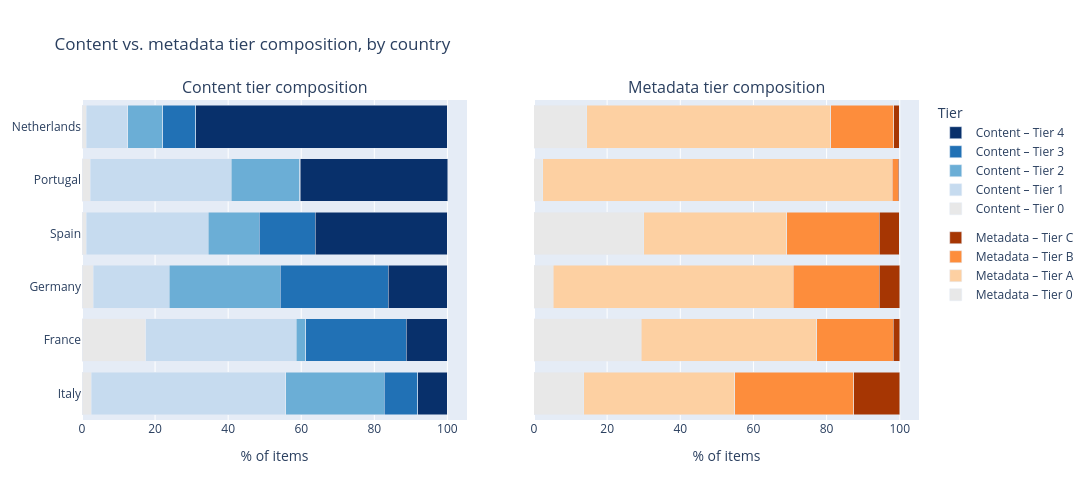

The notebook cell saved with this chart:
### Code cell
from plotly.subplots import make_subplots
import plotly.graph_objects as go

content_colors = {
    "pct_tier_0": "#E8E8E8",
    "pct_tier_1": "#C6DBEF",
    "pct_tier_2": "#6BAED6",
    "pct_tier_3": "#2171B5",
    "pct_tier_4": "#08306B",
}
metadata_colors = {
    "pct_metadataTier_0": "#E8E8E8",
    "pct_metadataTier_A": "#FDD0A2",
    "pct_metadataTier_B": "#FD8D3C",
    "pct_metadataTier_C": "#A63603",
}

# Same country order on both subplots -- sort by a meaningful reference,
# e.g. content tier 4 share, so the row order tells its own story
order = tier_breakdown_df.sort_values("pct_tier_4", ascending=True)["country"]  # ascending so highest ends up at top in a horizontal bar
ct = tier_breakdown_df.set_index("country").loc[order]
mt = metadata_breakdown_df.set_index("country").loc[order]

fig = make_subplots(
    rows=1, cols=2,
    subplot_titles=("Content tier composition", "Metadata tier composition"),
    shared_yaxes=True,
    horizontal_spacing=0.08,
)

for col, color in content_colors.items():
    tier_label = col.replace("pct_tier_", "Content – Tier ")
    fig.add_trace(
        go.Bar(y=ct.index, x=ct[col], orientation="h",
               name=tier_label, marker_color=color, legendgroup="content"),
        row=1, col=1
    )

for col, color in metadata_colors.items():
    tier_label = col.replace("pct_metadataTier_", "Metadata – Tier ")
    fig.add_trace(
        go.Bar(y=mt.index, x=mt[col], orientation="h",
               name=tier_label, marker_color=color, legendgroup="metadata"),
        row=1, col=2
    )

fig.update_xaxes(title_text="% of items", row=1, col=1)
fig.update_xaxes(title_text="% of items", row=1, col=2)

fig.update_layout(
    barmode="stack",
    height=500, width=1150,
    title_text="Content vs. metadata tier composition, by country",
    legend=dict(title="Tier", tracegroupgap=10),
)

fig.show()

### Figure 1 — Plotly figure (JSON) as saved in the notebook; plotly's stock layout.template omitted (floating-point values rounded to 4 significant figures)
{"data": [{"legendgroup": "content", "marker": {"color": "#E8E8E8"}, "name": "Content – Tier 0", "orientation": "h", "type": "bar", "x": [2.5, 17.4, 3.1, 1.1, 2.2, 1.1], "xaxis": "x", "y": ["Italy", "France", "Germany", "Spain", "Portugal", "Netherlands"], "yaxis": "y"}, {"legendgroup": "content", "marker": {"color": "#C6DBEF"}, "name": "Content – Tier 1", "orientation": "h", "type": "bar", "x": [53.2, 41.2, 20.8, 33.5, 38.7, 11.4], "xaxis": "x", "y": ["Italy", "France", "Germany", "Spain", "Portugal", "Netherlands"], "yaxis": "y"}, {"legendgroup": "content", "marker": {"color": "#6BAED6"}, "name": "Content – Tier 2", "orientation": "h", "type": "bar", "x": [27.0, 2.7, 30.3, 13.9, 18.7, 9.6], "xaxis": "x", "y": ["Italy", "France", "Germany", "Spain", "Portugal", "Netherlands"], "yaxis": "y"}, {"legendgroup": "content", "marker": {"color": "#2171B5"}, "name": "Content – Tier 3", "orientation": "h", "type": "bar", "x": [9.2, 27.4, 29.6, 15.4, 0.1, 9.0], "xaxis": "x", "y": ["Italy", "France", "Germany", "Spain", "Portugal", "Netherlands"], "yaxis": "y"}, {"legendgroup": "content", "marker": {"color": "#08306B"}, "name": "Content – Tier 4", "orientation": "h", "type": "bar", "x": [8.0, 11.3, 16.2, 36.0, 40.4, 68.8], "xaxis": "x", "y": ["Italy", "France", "Germany", "Spain", "Portugal", "Netherlands"], "yaxis": "y"}, {"legendgroup": "metadata", "marker": {"color": "#E8E8E8"}, "name": "Metadata – Tier 0", "orientation": "h", "type": "bar", "x": [13.6, 29.3, 5.2, 30.0, 2.4, 14.4], "xaxis": "x2", "y": ["Italy", "France", "Germany", "Spain", "Portugal", "Netherlands"], "yaxis": "y2"}, {"legendgroup": "metadata", "marker": {"color": "#FDD0A2"}, "name": "Metadata – Tier A", "orientation": "h", "type": "bar", "x": [41.3, 48.0, 65.7, 39.1, 95.5, 66.8], "xaxis": "x2", "y": ["Italy", "France", "Germany", "Spain", "Portugal", "Netherlands"], "yaxis": "y2"}, {"legendgroup": "metadata", "marker": {"color": "#FD8D3C"}, "name": "Metadata – Tier B", "orientation": "h", "type": "bar", "x": [32.5, 20.9, 23.5, 25.3, 1.7, 17.2], "xaxis": "x2", "y": ["Italy", "France", "Germany", "Spain", "Portugal", "Netherlands"], "yaxis": "y2"}, {"legendgroup": "metadata", "marker": {"color": "#A63603"}, "name": "Metadata – Tier C", "orientation": "h", "type": "bar", "x": [12.6, 1.8, 5.6, 5.5, 0.3, 1.5], "xaxis": "x2", "y": ["Italy", "France", "Germany", "Spain", "Portugal", "Netherlands"], "yaxis": "y2"}], "layout": {"annotations": [{"font": {"size": 16}, "showarrow": false, "text": "Content tier composition", "x": 0.23, "xanchor": "center", "xref": "paper", "y": 1, "yanchor": "bottom", "yref": "paper"}, {"font": {"size": 16}, "showarrow": false, "text": "Metadata tier composition", "x": 0.77, "xanchor": "center", "xref": "paper", "y": 1, "yanchor": "bottom", "yref": "paper"}], "barmode": "stack", "height": 500, "legend": {"title": {"text": "Tier"}, "tracegroupgap": 10}, "title": {"text": "Content vs. metadata tier composition, by country"}, "width": 1150, "xaxis": {"anchor": "y", "domain": [0, 0.46], "title": {"text": "% of items"}}, "xaxis2": {"anchor": "y2", "domain": [0.54, 1], "title": {"text": "% of items"}}, "yaxis": {"anchor": "x", "domain": [0, 1]}, "yaxis2": {"anchor": "x2", "domain": [0, 1], "matches": "y", "showticklabels": false}}}
